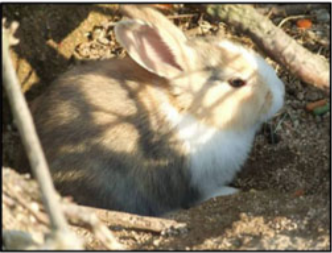
#> input picture images/fig.png, 332 x 253 px
$ python noise.py
#> lines starting #> are read from the running program, lines starting #| are printed output that depends on the picture
### src/mcgp.py
"""
Multi Contrast Gaussian Pyramid implementation
"""

import cv2
import numpy as np
from matplotlib import pyplot as plt

from utilities import show_img


def get_gp(im, result, N, sm_size=False):
    """
    Computes the Gaussian Pyramid and recursively appends it in the result list
    Send an empty list to get the result
    """
    if N < 0:
        return
    smoothed = cv2.GaussianBlur(im, (3, 3), 0)
    orig_size = im.shape
    resized = cv2.resize(smoothed, None, fx=0.5, fy=0.5)

    if sm_size:
        resized = cv2.resize(
            resized, (im.shape[1], im.shape[0]), fx=2.0, fy=2.0)

    resized = (0.9 * resized).astype(np.uint8)
    result.append(resized)
    get_gp(resized, result, N - 1, sm_size=sm_size)


# [19 lines that do not run on import are left out]

### src/utilities.py
import numpy as np
from matplotlib import pyplot as plt


def show_img(img, gray=True, splt=111, title="Image", axis="off", orig_contrast=False):
    if type(splt) == int:
        plt.subplot(splt)
        # plt.axis([0, img.shape[1], 0, img.shape[0]])
        plt.axis(axis)
        plt.title(title)
    else:

        plt.subplot(splt[0], splt[1], splt[2])
        plt.axis(axis,sharex=True)
        plt.title(title)

    if orig_contrast:
        min_c = 0
        max_c = 256

    else:
        min_c = np.amin(img)
        max_c = np.amax(img)

    if gray:
        plt.imshow(img, "gray", vmin=min_c, vmax=max_c)
    else:
        plt.imshow(img, vmin=min_c, vmax=max_c)

### src/noise.py
import cv2
import numpy as np
from matplotlib import pyplot as plt

from mcgp import get_gp
from utilities import show_img

def get_np(mc_gp, th = 10):
    n = len(mc_gp)
    out_np = np.ones((n, *mc_gp[0].shape))
    for ind, im in enumerate(mc_gp):
        val = 1 + ((ind+1) / n) *(mc_gp[ind] - 1)
        out_np[ind][np.where(val < th)] = 0
    return out_np

if __name__ == "__main__":
    img = cv2.imread("../images/fig.png")
#> img is the input picture: shape (253, 332, 3); mean B, G, R 101, 123.4, 135.7
    img = cv2.cvtColor(img, cv2.COLOR_BGR2RGB)
    mc_gp = [img]
    get_gp(img, mc_gp, 2)
#> in get_gp, `resized = cv2.resize(smoothed, None, fx=0.5, fy=0.5)`:
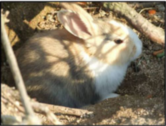
#> resized: shape (126, 166, 3); mean R, G, B 135.8, 123.5, 100.9
#> in get_gp, `resized = (0.9 * resized).astype(np.uint8)`:
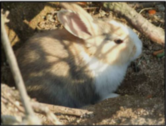
#> resized: shape (126, 166, 3); mean R, G, B 121.8, 110.7, 90.4
#> call 2 of get_gp, with N = 1, sm_size = False
#> in get_gp (call 2), `smoothed = cv2.GaussianBlur(im, (3, 3), 0)`:
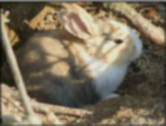
#> smoothed: shape (126, 166, 3); mean R, G, B 121.8, 110.7, 90.3
#> call 3 of get_gp, with N = 0, sm_size = False
#> in get_gp (call 3), `smoothed = cv2.GaussianBlur(im, (3, 3), 0)`:
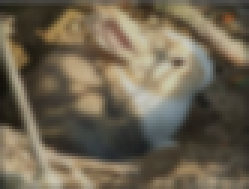
#> smoothed: shape (63, 83, 3) (shown 3 times larger); mean R, G, B 109.5, 99.5, 81
#> in get_gp (call 3), `resized = cv2.resize(smoothed, None, fx=0.5, fy=0.5)`:
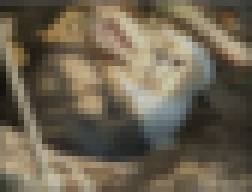
#> resized: shape (32, 42, 3) (shown 6 times larger); mean R, G, B 109.2, 99.2, 80.8
    for th in range(50, 200, 10):
        plt.figure()
        out = get_np(mc_gp, th=th)
        plt.suptitle("th = "+str(th))
        print(out[0])
        [show_img(out[i], splt=221 + i, gray=False) for i in range(4)]
        plt.show()
#> this loop made 15 passes
#> (printed output is left out)
#> pass 1, `plt.show()`:
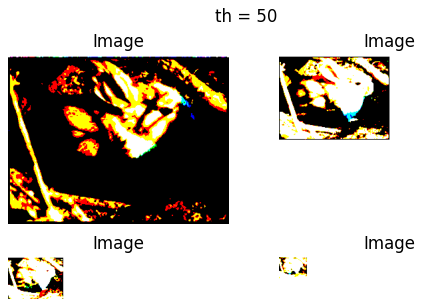
#> figure drawn by matplotlib, 4 panels
#> pass 2, `plt.show()`:
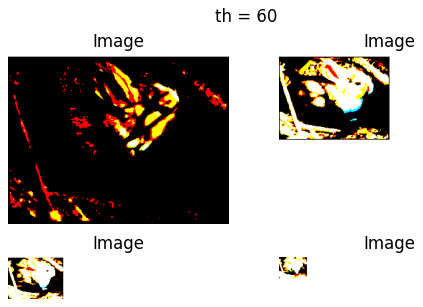
#> figure drawn by matplotlib, 4 panels

$ run again, with images/elephant.png copied over images/fig.png
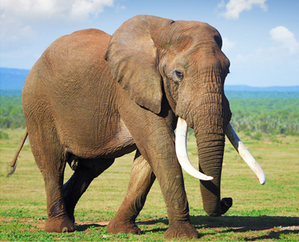
#> input picture images/elephant.png, 299 x 242 px
#> img is the input picture: shape (242, 299, 3); mean B, G, R 117.9, 145.5, 150.7
#> smoothed: shape (121, 150, 3)
#> smoothed: shape (60, 75, 3)
#> in get_gp (call 3), `resized = cv2.resize(smoothed, None, fx=0.5, fy=0.5)`:
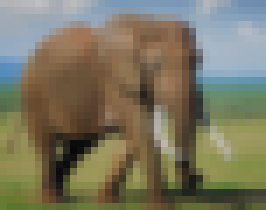
#> resized: shape (30, 38, 3) (shown 7 times larger); mean R, G, B 121.9, 117.8, 95.8
#> the loop `for th in range(50, 200, 10):` made 15 passes
#> (printed output is left out)
#> pass 2, `plt.show()`:
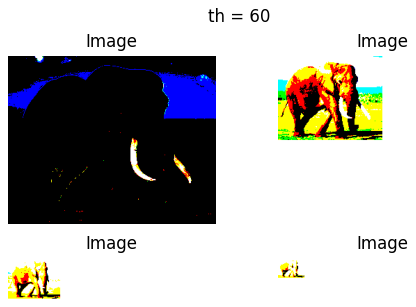
#> figure drawn by matplotlib, 4 panels
